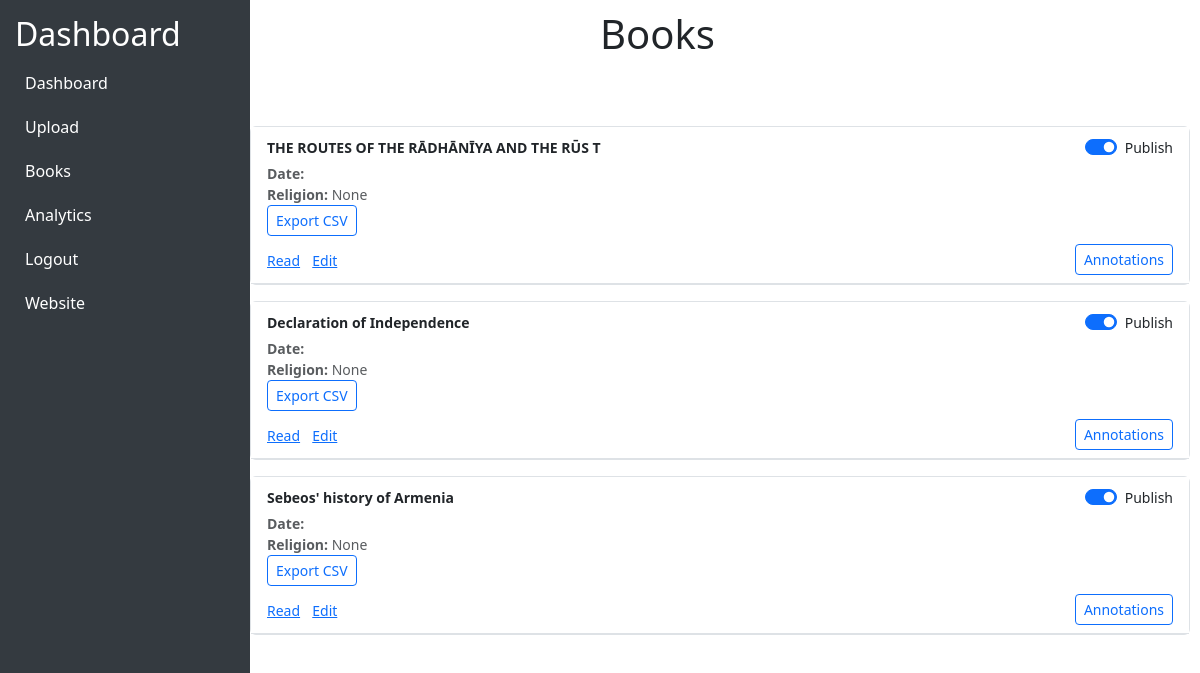
Before: /dashboard/books/ (signed in) with the older database file.
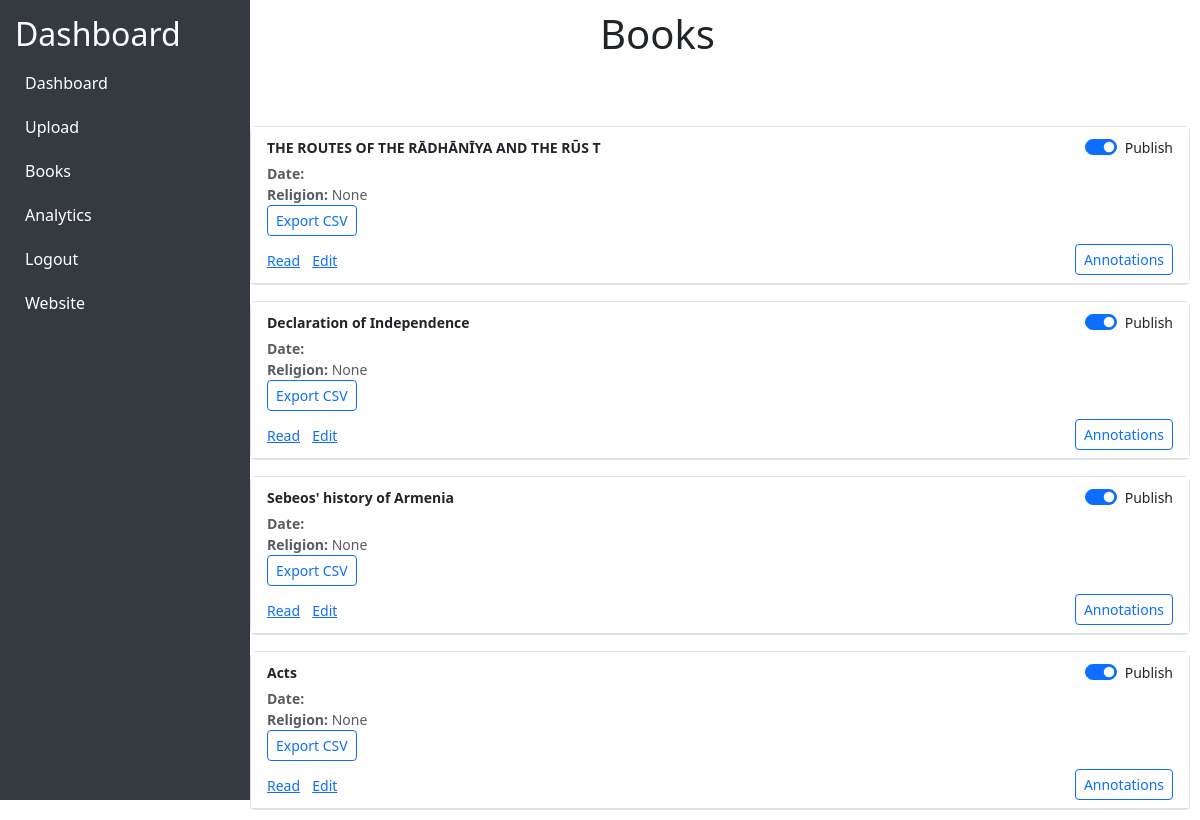
After: the same page with the newer database file.
### api/models.py (models this page shows, shortened)
class Book(models.Model):
    name = models.CharField(max_length=255)
    language = models.ForeignKey(Language, on_delete=models.CASCADE)
    date = models.CharField(max_length=255, default=None)
    religion = models.ForeignKey(Religion, on_delete=models.CASCADE,default=None, null=True, blank=True)
    authors = models.CharField(max_length=255, blank=True, null=True, default=None)
    denomination = models.CharField(max_length=255, blank=True, null=True,default=None)
    translator = models.CharField(max_length=255, blank=True, null=True,default=None)
    book_id = models.CharField(max_length=255, blank=True, null=True,  default=None)
    description = models.CharField(max_length=255, blank=True, null=True, default=None)
    rights = models.CharField(max_length=255, blank=True, null=True, default=None)
    publisher = models.CharField(max_length=255, blank=True, null=True, default=None)
    image = models.ImageField(upload_to="book_images/", default="book_images/default.jpg")
    book_file = models.FileField(upload_to="books/", blank=True, null=True)
    is_published = models.BooleanField(default=False)

### dashboard/views.py (the view)
# urls.py: path("books/", books, name="books"),
def books(request):
    book_objects = Book.objects.all()
    books_data = []
    return render(request, "books.html", {"books": book_objects})

### dashboard/templates/books.html (shortened to what this page needs)
{% extends 'dashbase.html' %}
{% load static %}
{% block extra_head_dash %}
<link rel="stylesheet" href="{% static '/dashboard/css/books.css' %}">
{% endblock %}
{% block content %}
<h1>Books</h1>
<div class="content">
    {% for book in books %}
    <div class="books-container border rounded">
        <div class="list-group list-group-flush">
            <div class="list-group-item py-2 px-3 border-bottom">
                <div class="d-flex justify-content-between align-items-center">
                    <strong class="small">{{ book.name }}</strong>
                    <div class="form-check form-switch mb-0">
                        <input class="form-check-input" type="checkbox" id="publish-{{ book.id }}"
                            onchange="updatePublishStatus('{{ book.id }}')" {% if book.is_published %}checked{% endif %}>
                        <label class="form-check-label small" for="publish-{{ book.id }}">Publish</label>
                    </div>
                </div>
                <div class="text-muted small mt-1">
                    <div><strong>Date:</strong> {{ book.date }}</div>
                    <div><strong>Religion:</strong> {{ book.religion }}</div>
                </div>
                <div>
                    <button class="btn btn-sm btn-outline-primary" onclick="export_csv('{{ book.book_file|escapejs }}')">Export
                        CSV</button>
                </div>
                <div class="mt-2 d-flex justify-content-between align-items-center">
                    <div>
                        <a href="#" class="small me-2">Read</a>
                        <a href="#" class="small me-2">Edit</a>
                    </div>
                    <a href="{% url 'dashboard:annotations' book.id %}"
                        class="btn btn-sm btn-outline-primary">Annotations</a>
                </div>
            </div>
        </div>
    </div>
    {% endfor %}
</div>
{% endblock %}

Changed rows visible on the page:
added Book: name "Acts", is_published "☑", religion "None"
